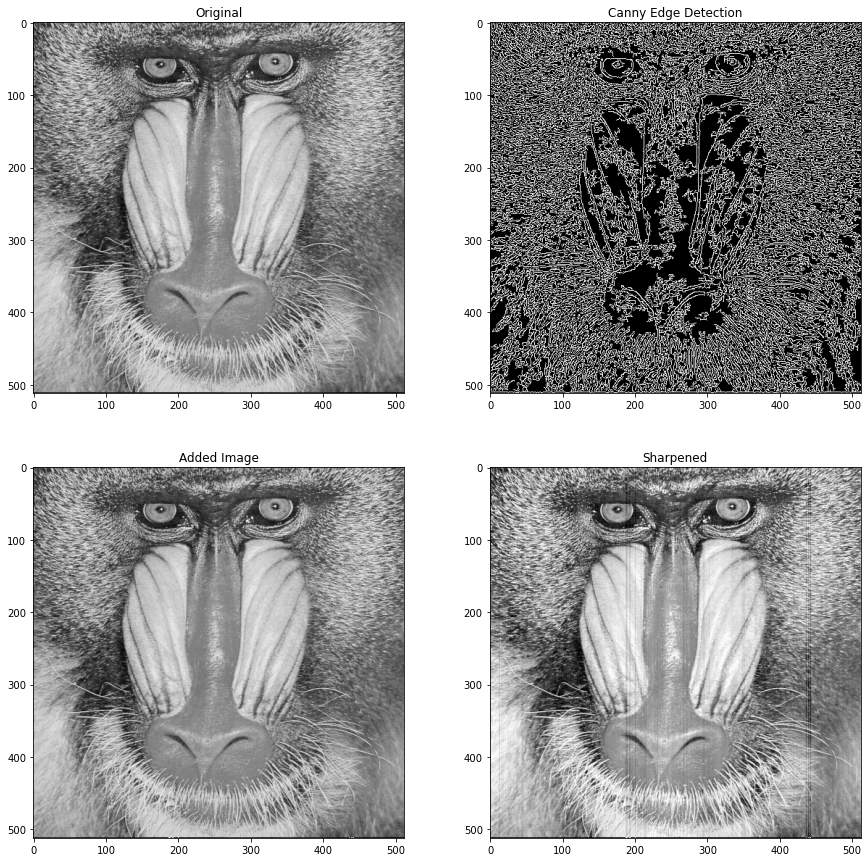

This figure's Python source:
import cv2
import numpy as np
from matplotlib import pyplot as plt

img_act = cv2.imread('../data/baboon.png')
image_gray = cv2.cvtColor(img_act, cv2.COLOR_BGR2GRAY)
filtered_image = cv2.Canny(image_gray, threshold1=20, threshold2=200)

img = filtered_image + image_gray
stretch_img = ((img-img.min(axis=0))/(img.max(axis=0)-img.min(axis=0)))*255
plt.figure(figsize=(15,15))

plt.subplot(2,2,1),plt.imshow(image_gray,cmap = 'gray');
plt.title('Original')

plt.subplot(2,2,2),plt.imshow(filtered_image,cmap = 'gray');

plt.title('Canny Edge Detection')
plt.subplot(2,2,3),plt.imshow(img,cmap = 'gray');

plt.title('Added Image')
plt.subplot(2,2,4),plt.imshow(stretch_img,cmap = 'gray');
plt.title('Sharpened')
